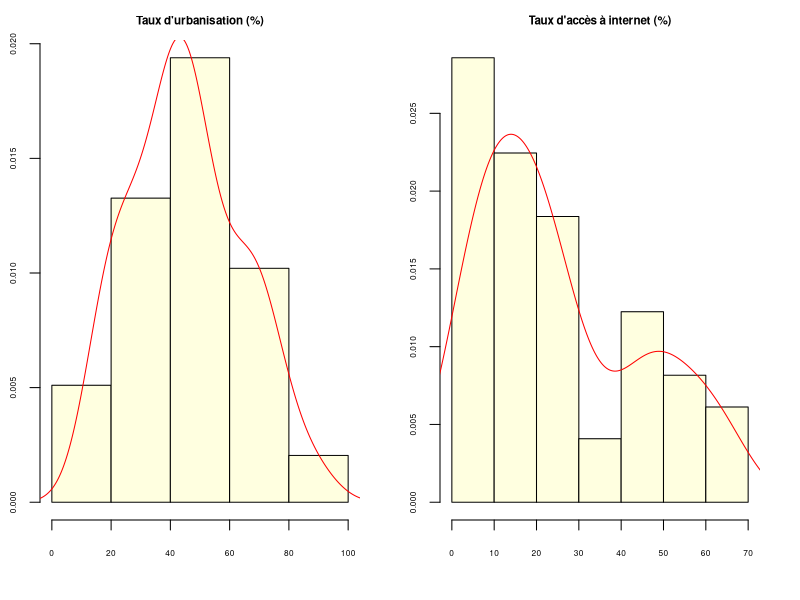
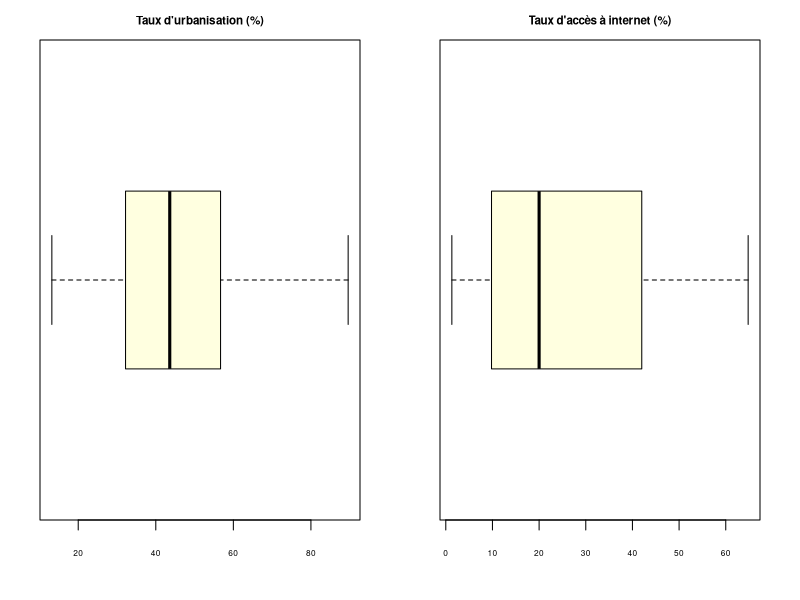
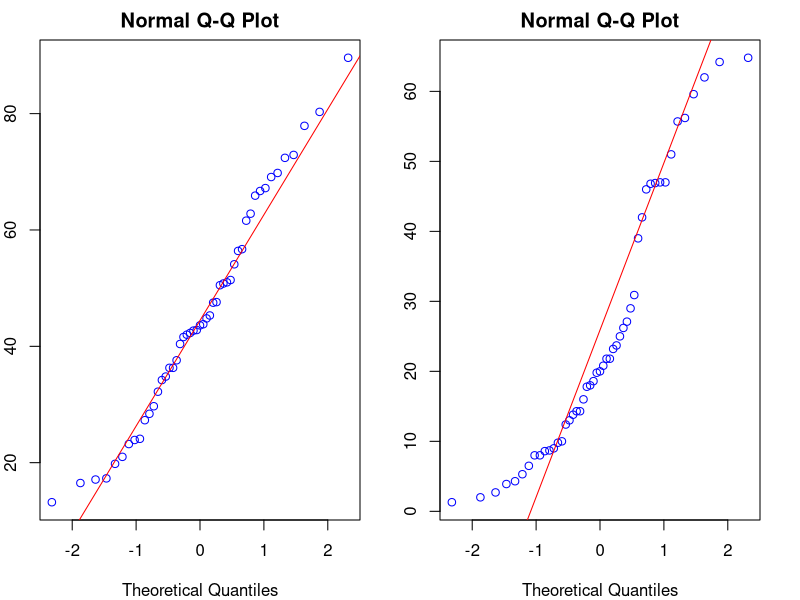
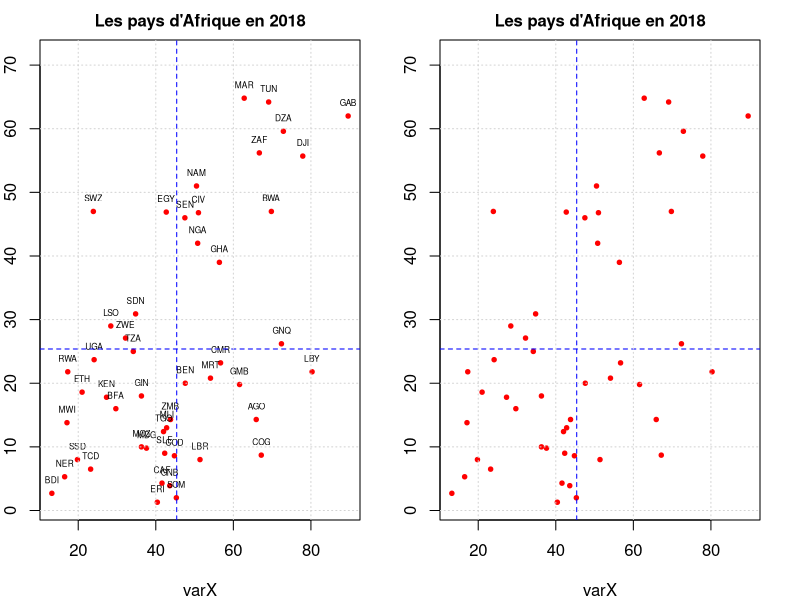
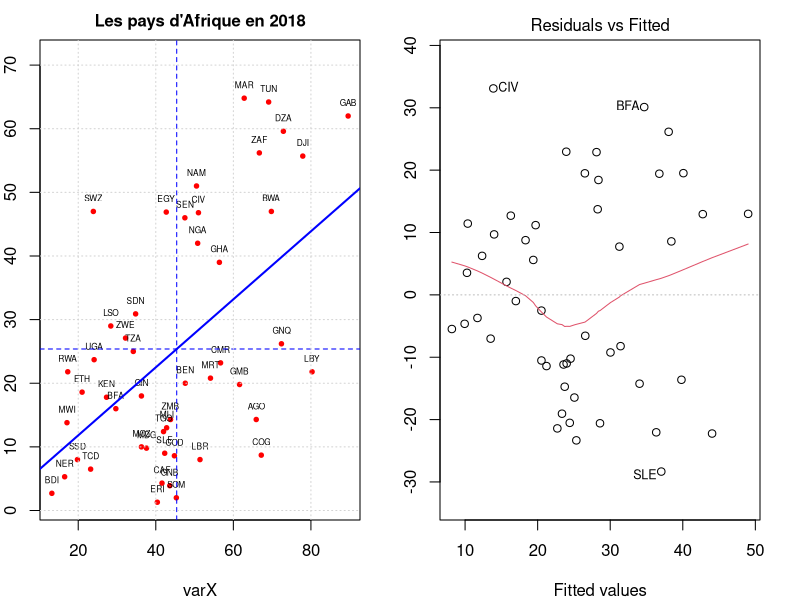
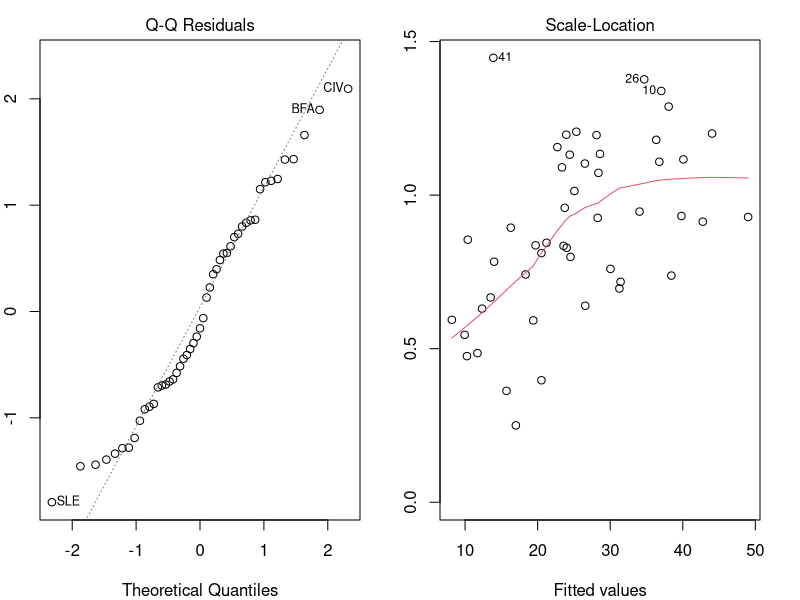
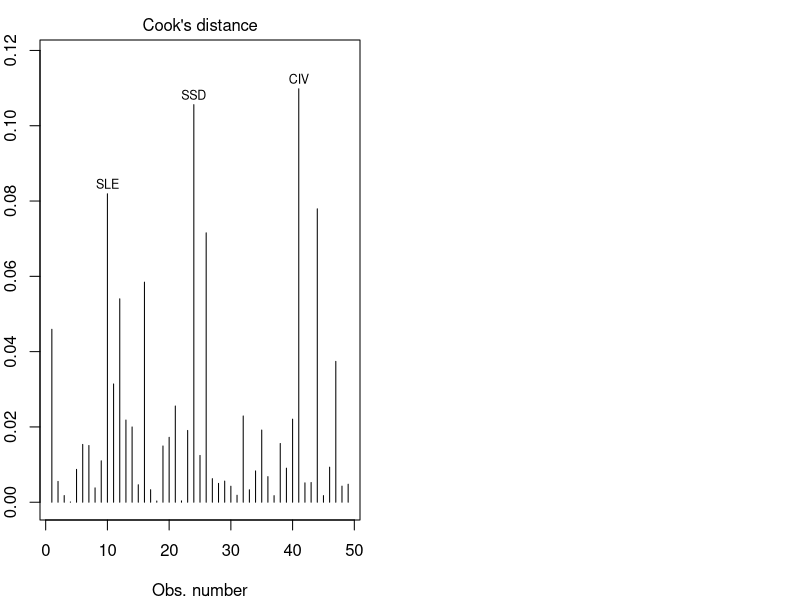

The R source for these figures, in order:
## ---- chunk 1
don <- read.table(file = "data/africa_pays_2018/data/africa_pays_2018.csv", # nom du fichier et chemin d'accès
                  sep = ";",                     # séparateur (ici, des points-virgule)
                  dec=",",                       # Type de décimale
                  header = TRUE,                 # ligne d'en-tête avec le nom des variables
                  encoding="UTF-8")              # encodage adapté au français

## ---- chunk 2
sel<-don[,c("iso3","nom","URBANI","INTERN")]
colnames(sel)<-c("CODE","NOM","X","Y")
head(sel)
#par(mfrow=c(1,1))
#monplot(sel$X,sel$Y,sel$CODE)
## ---- chunk 3
# Pour la version française
titre <- "Les pays d'Afrique en 2018"
nomX <- "Taux d'urbanisation (%)"
nomY <- "Taux d'accès à internet (%)"
auteur <- "Ecole d'été AfromapR, Bouaké 2025"
## ---- chunk 4
par(mfrow=c(1,2),mar=c(4,2,2,2))
hist(sel$X, 
     col="lightyellow",
     main=nomX,
     cex.main=0.7,
     breaks=5,
     probability = TRUE, 
     xlab=NULL,
     cex.axis=0.5)
lines(density(sel$X),col="red",lwd=1)
hist(sel$Y, 
     col="lightyellow",
     main=nomY,
     cex.main=0.7, 
     breaks=5, 
     probability=TRUE, 
     xlab=NULL, 
     cex.axis=0.5)
lines(density(sel$Y),col="red",lwd=1)
## ---- chunk 5
par(mfrow=c(1,2),mar=c(4,2,2,2))
boxplot(sel$X, 
     col="lightyellow",
     horizontal = TRUE,
     main=nomX,
     cex.main=0.7,
     cex.axis=0.5)
boxplot(sel$Y, 
     col="lightyellow",
     horizontal = TRUE,
     main=nomY,
     cex.main=0.7, 
     cex.axis=0.5)

## ---- chunk 6
qqnorm(sel$X, col="blue",ylab=nomX)
qqline(sel$X,col="red")
## ---- chunk 7
qqnorm(sel$Y, col="blue",ylab=nomY)
qqline(sel$Y,col="red")
## ---- chunk 8
shapiro.test(sel$X)
shapiro.test(sel$Y)
## ---- chunk 9
monplot <- function (varX , varY,  varN )
{ 
  Ymin <- min(varY)
  Ymax <- max(varY)
  Ysup <- Ymax+(Ymax-Ymin)*0.1
  plot(varX,varY,
     main = titre,      # titre
     cex.main = 1,      # police du titre
     cex = 0.6,         # taille des symboles
     pch = 19,          # cercles pleins
     ylim = c(Ymin, Ysup),
     col = "red")      # couleur des symboles
  text(varX,varY,varN,cex=0.5,pos=3) # nom des élément
  abline(v=mean(varX),lty=2,lwd=1,col="blue") # moyenne X
  abline(h=mean(varY),lty=2,lwd=1,col="blue") # moyenne Y
  grid()
  }
## ---- chunk 10
monplot(varX = sel$X,varY = sel$Y, varN = sel$CODE)
## ---- chunk 11
monplot(varX = sel$X,varY = sel$Y, varN = NULL)
## ---- chunk 12
cor(sel$X,sel$Y)       # coefficient de corrélation (r)
100*cor(sel$X,sel$Y)**2    # pouvoir explicatif (r2)
## ---- chunk 13
cor.test(sel$X,sel$Y)  # test de significativité (p-value)
## ---- chunk 14
cor.test(sel$X,sel$Y, method="spearman")  # test de significativité (p-value)
## ---- chunk 15
lm(sel$Y~sel$X)
## ---- chunk 16
monmodel<-lm(sel$Y~sel$X)
str(monmodel)
## ---- chunk 17
summary(monmodel)
## ---- chunk 18
monplot(sel$X,sel$Y,sel$CODE)
abline(monmodel, col="blue",lwd=2)
## ---- chunk 19
sel$Y_estim<-monmodel$fitted.values # Valeurs estimées
sel$Y_resid<-monmodel$residuals     # Valeurs résiduelles
sel <- sel[order(sel$Y_resid),]     # Tri du tableau en fonction des résidus
sel
## ---- chunk 20
head(sel,5)
## ---- chunk 21
tail(sel,5)
## ---- chunk 22
library(car)
## ---- chunk 23
plot(monmodel,1,labels.id = sel$CODE)
## ---- chunk 24
durbinWatsonTest(monmodel)
## ---- chunk 25
plot(monmodel,2,labels.id =sel$CODE)
## ---- chunk 26
shapiro.test(monmodel$residuals)
## ---- chunk 27
plot(monmodel,3,labels.id = sel$PAYS)
## ---- chunk 28
ncvTest(monmodel)
## ---- chunk 29
plot(monmodel,4,labels.id = sel$CODE)
## ---- chunk 30
outlierTest(monmodel, labels = sel$CODE)
